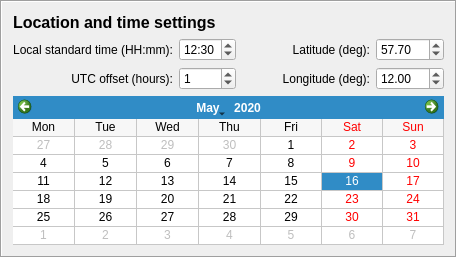
    <widget class="QFrame" name="frame_5">
     <property name="frameShape">
      <enum>QFrame::Box</enum>
     </property>
     <property name="frameShadow">
      <enum>QFrame::Sunken</enum>
     </property>
     <layout class="QGridLayout" name="gridLayout_11">
      <item row="0" column="0">
       <widget class="QLabel" name="label_29">
        <property name="text">
         <string>&lt;!DOCTYPE HTML PUBLIC &quot;-//W3C//DTD HTML 4.0//EN&quot; &quot;http://www.w3.org/TR/REC-html40/strict.dtd&quot;&gt;
&lt;html&gt;&lt;head&gt;&lt;meta name=&quot;qrichtext&quot; content=&quot;1&quot; /&gt;&lt;style type=&quot;text/css&quot;&gt;
p, li { white-space: pre-wrap; }
&lt;/style&gt;&lt;/head&gt;&lt;body style=&quot; font-family:'MS Shell Dlg 2'; font-size:8pt; font-weight:400; font-style:normal;&quot;&gt;
&lt;p style=&quot; margin-top:0px; margin-bottom:0px; margin-left:0px; margin-right:0px; -qt-block-indent:0; text-indent:0px;&quot;&gt;&lt;span style=&quot; font-size:12pt; font-weight:600;&quot;&gt;Location and time settings&lt;/span&gt;&lt;/p&gt;&lt;/body&gt;&lt;/html&gt;</string>
        </property>
       </widget>
      </item>
      <item row="1" column="0">
       <layout class="QGridLayout" name="gridLayout">
        <item row="0" column="0">
         <widget class="QLabel" name="label_15">
          <property name="text">
           <string>Local standard time (HH:mm):</string>
          </property>
          <property name="textFormat">
           <enum>Qt::PlainText</enum>
          </property>
          <property name="alignment">
           <set>Qt::AlignRight|Qt::AlignTrailing|Qt::AlignVCenter</set>
          </property>
         </widget>
        </item>
        <item row="1" column="1">
         <widget class="QSpinBox" name="spinBoxUTC">
          <property name="enabled">
           <bool>true</bool>
          </property>
          <property name="toolTip">
           <string>Negative values for time zones west of UTC and vise versa (e.g. CET = 1)</string>
          </property>
          <property name="minimum">
           <number>-12</number>
          </property>
          <property name="maximum">
           <number>12</number>
          </property>
          <property name="value">
           <number>1</number>
          </property>
         </widget>
        </item>
        <item row="1" column="3">
         <widget class="QLabel" name="label_32">
          <property name="text">
           <string>Longitude (deg):</string>
          </property>
          <property name="textFormat">
           <enum>Qt::PlainText</enum>
          </property>
          <property name="alignment">
           <set>Qt::AlignRight|Qt::AlignTrailing|Qt::AlignVCenter</set>
          </property>
         </widget>
        </item>
        <item row="1" column="4">
         <widget class="QDoubleSpinBox" name="doubleSpinBoxLongitude">
          <property name="toolTip">
           <string>Values between -180 and 360. Negative number are locations west of Greenwich (-10 same as 350)</string>
          </property>
          <property name="decimals">
           <number>2</number>
          </property>
          <property name="minimum">
           <double>-180.000000000000000</double>
          </property>
          <property name="maximum">
           <double>360.000000000000000</double>
          </property>
          <property name="singleStep">
           <double>0.100000000000000</double>
          </property>
          <property name="value">
           <double>12.000000000000000</double>
          </property>
         </widget>
        </item>
        <item row="1" column="0">
         <widget class="QLabel" name="label_12">
          <property name="text">
           <string>UTC offset (hours):</string>
          </property>
          <property name="textFormat">
           <enum>Qt::PlainText</enum>
          </property>
          <property name="alignment">
           <set>Qt::AlignRight|Qt::AlignTrailing|Qt::AlignVCenter</set>
          </property>
         </widget>
        </item>
        <item row="0" column="1">
         <widget class="QTimeEdit" name="spinBoxTimeEdit">
          <property name="enabled">
           <bool>true</bool>
          </property>
          <property name="toolTip">
           <string>Local time, not corrected for daylight savings time.</string>
          </property>
          <property name="displayFormat">
           <string>HH:mm</string>
          </property>
          <property name="time">
           <time>
            <hour>12</hour>
            <minute>30</minute>
            <second>0</second>
           </time>
          </property>
         </widget>
        </item>
        <item row="0" column="4">
         <widget class="QDoubleSpinBox" name="doubleSpinBoxLatitude">
          <property name="toolTip">
           <string>Values between -90 and 90. Negative number are locations south of the Equator</string>
          </property>
          <property name="decimals">
           <number>2</number>
          </property>
          <property name="minimum">
           <double>-90.000000000000000</double>
          </property>
          <property name="maximum">
           <double>90.000000000000000</double>
          </property>
          <property name="singleStep">
           <double>0.010000000000000</double>
          </property>
          <property name="value">
           <double>57.700000000000003</double>
          </property>
         </widget>
        </item>
        <item row="0" column="2">
         <spacer name="horizontalSpacer_4">
          <property name="orientation">
           <enum>Qt::Horizontal</enum>
          </property>
          <property name="sizeHint" stdset="0">
           <size>
            <width>40</width>
            <height>20</height>
           </size>
          </property>
         </spacer>
        </item>
        <item row="0" column="3">
         <widget class="QLabel" name="label_31">
          <property name="text">
           <string>Latitude (deg):</string>
          </property>
          <property name="textFormat">
           <enum>Qt::PlainText</enum>
          </property>
          <property name="alignment">
           <set>Qt::AlignRight|Qt::AlignTrailing|Qt::AlignVCenter</set>
          </property>
         </widget>
        </item>
       </layout>
      </item>
      <item row="2" column="0">
       <widget class="QCalendarWidget" name="calendarWidget">
        <property name="toolTip">
         <string>Settings used if no meteorological dataset is used.</string>
        </property>
        <property name="locale">
         <locale language="English" country="UnitedStates"/>
        </property>
        <property name="selectedDate">
         <date>
          <year>2020</year>
          <month>5</month>
          <day>16</day>
         </date>
        </property>
        <property name="firstDayOfWeek">
         <enum>Qt::Monday</enum>
        </property>
        <property name="gridVisible">
         <bool>true</bool>
        </property>
        <property name="verticalHeaderFormat">
         <enum>QCalendarWidget::NoVerticalHeader</enum>
        </property>
        <property name="dateEditEnabled">
         <bool>true</bool>
        </property>
       </widget>
      </item>
     </layout>
    </widget>
